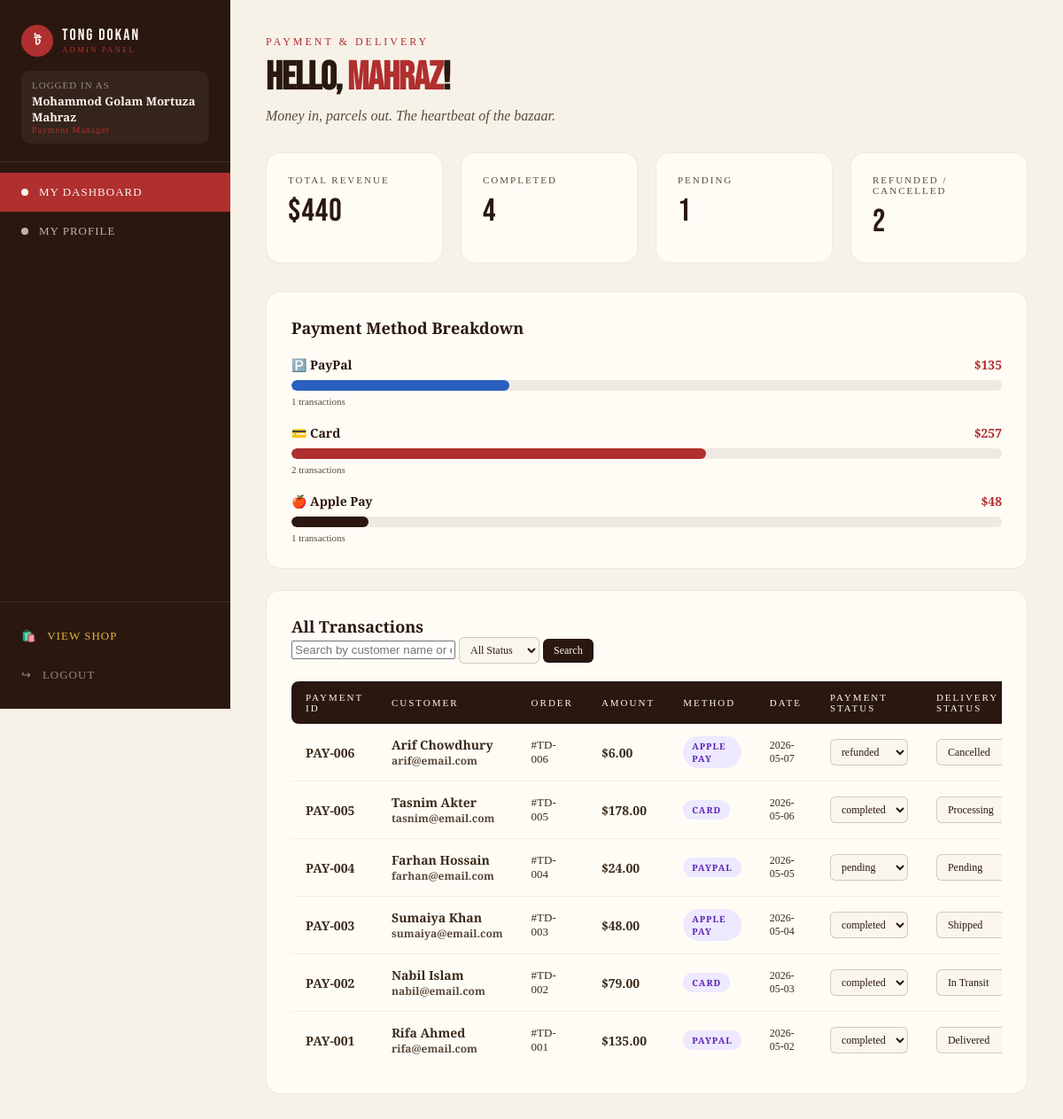
The app's page /dashboards/payment_delivery.php (signed in) with its own data.
### tables this page shows
CREATE TABLE payments (
    payment_id INT AUTO_INCREMENT PRIMARY KEY,
    order_id INT,
    amount DECIMAL(10,2) NOT NULL,
    method VARCHAR(40),
    status VARCHAR(20) DEFAULT 'pending',
    delivery_status VARCHAR(40),
    payment_date DATE,
    FOREIGN KEY (order_id) REFERENCES orders(order_id)
);

CREATE TABLE customers (
    customer_id INT AUTO_INCREMENT PRIMARY KEY,
    full_name VARCHAR(100) NOT NULL,
    email VARCHAR(100) UNIQUE NOT NULL,
    password VARCHAR(100) NOT NULL,
    phone VARCHAR(30),
    location VARCHAR(100),
    total_orders INT DEFAULT 0,
    total_spent DECIMAL(10,2) DEFAULT 0,
    status VARCHAR(20) DEFAULT 'active',
    joined_date DATE
);

### dashboards/payment_delivery.php (the view, shortened to what this page needs)
<?php
require_once '../db_connect.php';
$search = trim($_GET["search"] ?? "");
$status_filter = trim($_GET["status_filter"] ?? "all");
$sql = "SELECT p.*, o.shipping_address, o.status AS order_status, c.full_name, c.email
        FROM payments p
        LEFT JOIN orders o ON p.order_id = o.order_id
        LEFT JOIN customers c ON o.customer_id = c.customer_id";
$sql .= " ORDER BY p.payment_id DESC";
$stmt = $conn->prepare($sql);
$stmt->execute();
$payments = $stmt->get_result()->fetch_all(MYSQLI_ASSOC);
$all_payments = $conn->query("SELECT * FROM payments")->fetch_all(MYSQLI_ASSOC);
$total_revenue = 0;
$completed_count = 0;
$pending_count = 0;
$refunded_count = 0;
$cancelled_count = 0;
foreach ($all_payments as $p) {
    if ($p["status"] === "completed") {
        $completed_count++;
        $total_revenue += $p["amount"];
    }
    if ($p["status"] === "pending")  $pending_count++;
    if ($p["status"] === "refunded") $refunded_count++;
    if ($p["delivery_status"] === "Cancelled") $cancelled_count++;
}
$methods = ["PayPal", "Card", "Apple Pay"];
$method_data = [];
foreach ($methods as $m) {
    $count = 0; $total = 0;
    foreach ($all_payments as $p) {
        if ($p["method"] === $m && $p["status"] === "completed") {
            $count++;
            $total += $p["amount"];
        }
    }
    $method_data[] = ["method" => $m, "count" => $count, "total" => $total];
}
$active_page = "payment";
include '../includes/header.php';
?>
<div class="dash-header">
    <div class="dash-eyebrow">Payment & Delivery</div>
    <h1 class="dash-title">Hello, <span class="accent-red">Mahraz</span>!</h1>
    <p class="dash-sub">Money in, parcels out. The heartbeat of the bazaar.</p>
</div>
<div class="stat-grid">
    <div class="stat-card">
        <div class="stat-label">Total Revenue</div>
        <div class="stat-value accent-green">$<?= number_format($total_revenue, 0) ?></div>
    </div>
    <div class="stat-card">
        <div class="stat-label">Completed</div>
        <div class="stat-value accent-green"><?= $completed_count ?></div>
    </div>
    <div class="stat-card">
        <div class="stat-label">Pending</div>
        <div class="stat-value accent-yellow"><?= $pending_count ?></div>
    </div>
    <div class="stat-card">
        <div class="stat-label">Refunded / Cancelled</div>
        <div class="stat-value accent-red"><?= $refunded_count + $cancelled_count ?></div>
    </div>
</div>
<section class="dash-section">
    <h2 class="section-title">Payment Method Breakdown</h2>
    <div class="method-breakdown">
        <?php foreach ($method_data as $i => $m):
            $emoji = ["PayPal" => "🅿️", "Card" => "💳", "Apple Pay" => "🍎"][$m["method"]];
            $pct = $total_revenue > 0 ? ($m["total"] / $total_revenue * 100) : 0;
            $bar_colors = ["#2A5FBF", "#B02F2F", "#2A1810"];
        ?>
        <div class="method-row">
            <div class="method-header">
                <span class="method-name"><?= $emoji ?> <?= htmlspecialchars($m["method"]) ?></span>
                <span class="method-total accent-red">$<?= number_format($m["total"], 0) ?></span>
            </div>
            <div class="method-bar">
                <div class="method-bar-fill" style="width: <?= $pct ?>%; background: <?= $bar_colors[$i] ?>;"></div>
            </div>
            <div class="method-count muted small"><?= $m["count"] ?> transactions</div>
        </div>
        <?php endforeach; ?>
    </div>
</section>
<section class="dash-section">
    <div class="table-top-bar">
        <h2 class="section-title" style="margin:0;">All Transactions</h2>
        <form method="GET" class="search-filter-bar">
            <input type="text" name="search" value="<?= htmlspecialchars($search) ?>" placeholder="Search by customer name or email..." class="search-input" />
            <select name="status_filter" class="status-select">
                <option value="all"       <?= $status_filter === "all"       ? "selected" : "" ?>>All Status</option>
            </select>
            <button type="submit" class="dash-btn-small">Search</button>
        </form>
    </div>
<div class="table-wrap" style="margin-top:20px;">
        <table class="dash-table">
            <thead>
                <tr>
                    <th>Payment ID</th>
                    <th>Customer</th>
                    <th>Order</th>
                    <th>Amount</th>
                    <th>Method</th>
                    <th>Date</th>
                    <th>Payment Status</th>
                    <th>Delivery Status</th>
                </tr>
            </thead>
            <tbody>
                <?php foreach ($payments as $p):
                ?>
                <tr>
                    <td class="accent-red bold">PAY-<?= str_pad($p["payment_id"], 3, "0", STR_PAD_LEFT) ?></td>
                    <td class="bold"><?= htmlspecialchars($p["full_name"] ?? "—") ?>
                        <div class="muted small"><?= htmlspecialchars($p["email"] ?? "") ?></div>
                    </td>
                    <td class="muted">#TD-<?= str_pad($p["order_id"], 3, "0", STR_PAD_LEFT) ?></td>
                    <td class="bold">$<?= number_format($p["amount"], 2) ?></td>
                    <td><span class="badge badge-purple"><?= htmlspecialchars($p["method"]) ?></span></td>
                    <td class="muted small"><?= htmlspecialchars($p["payment_date"]) ?></td>
                    <td>
                        <form method="POST" style="display:flex; gap:4px; align-items:center;">
                            <select name="status" class="status-select" onchange="this.form.submit()">
                                <?php foreach (["completed", "pending", "refunded"] as $opt): ?>
                                    <option value="<?= $opt ?>" <?= $opt === $p["status"] ? "selected" : "" ?>><?= $opt ?></option>
                                <?php endforeach; ?>
                            </select>
                        </form>
                    </td>
                    <td>
                        <form method="POST" style="display:flex; gap:4px; align-items:center;">
                            <select name="delivery_status" class="status-select" onchange="this.form.submit()">
                                <?php foreach (["Pending", "Processing", "Shipped", "In Transit", "Delivered", "Cancelled"] as $opt): ?>
                                    <option value="<?= $opt ?>" <?= $opt === $p["delivery_status"] ? "selected" : "" ?>><?= $opt ?></option>
                                <?php endforeach; ?>
                            </select>
                        </form>
                    </td>
                </tr>
                <?php endforeach; ?>
            </tbody>
        </table>
    </div>
</section>
<?php
include '../includes/footer.php';
?>

### includes/header.php (shortened to what this page needs)
<?php
$current_role = $_SESSION["role"];
$staff_name   = $_SESSION["full_name"];
$active_page  = $active_page ?? "";
$in_dash = strpos($_SERVER["PHP_SELF"], "/dashboards/") !== false;
$root    = $in_dash ? "../" : "";
$dashDir = $in_dash ? ""    : "dashboards/";
$roleRoutes = [
    "Product Manager"  => "product_management.php",
    "Order Manager"    => "order_management.php",
    "Customer Manager" => "customer_management.php",
    "Staff Manager"    => "staff_management.php",
    "Payment Manager"  => "payment_delivery.php",
];
$myDashFile = $dashDir . ($roleRoutes[$current_role] ?? "product_management.php");
?>
<!DOCTYPE html>
<html lang="en">
<head>
<link rel="stylesheet" href="<?= $root ?>styles.css?v=<?= filemtime(__DIR__ . '/../styles.css') ?>" />
</head>
<body>
<div class="dashboard-layout">
    <aside class="dashboard-sidebar">
        <div class="sidebar-brand">
            <div class="sidebar-logo">
                <div class="logo-circle-small">
                    <span class="logo-bangla-small">ট</span>
                </div>
                <div>
                    <div class="sidebar-title">TONG DOKAN</div>
                    <div class="sidebar-sub">Admin Panel</div>
                </div>
            </div>
            <div class="sidebar-user">
                <div class="sidebar-user-label">Logged in as</div>
                <div class="sidebar-user-name"><?= htmlspecialchars($staff_name) ?></div>
                <div class="sidebar-user-role"><?= htmlspecialchars($current_role) ?></div>
            </div>
        </div>
        <nav class="sidebar-nav">
            <a href="<?= $myDashFile ?>" class="dashboard-tab <?= $active_page === 'dashboard' || in_array($active_page, ['product','order','customer','staff','payment']) ? 'active' : '' ?>">
                <span class="tab-dot"></span>
                <span class="tab-label">My Dashboard</span>
            </a>
            <a href="<?= $root ?>profile.php" class="dashboard-tab <?= $active_page === 'profile' ? 'active' : '' ?>">
                <span class="tab-dot"></span>
                <span class="tab-label">My Profile</span>
            </a>
        </nav>
        <div class="sidebar-bottom">
            <a href="<?= $root ?>index.php" class="dashboard-tab dashboard-tab-shop">
                <span>🛍️</span>
                <span class="tab-label">View Shop</span>
            </a>
            <a href="<?= $root ?>logout.php" class="dashboard-tab dashboard-tab-logout">
                <span>↪</span>
                <span class="tab-label">Logout</span>
            </a>
        </div>
    </aside>
    <main class="dashboard-main">

### includes/footer.php
    </main>
</div>
</body>
</html>

### records on screen
payments: payment_id "006", customers.full_name "Arif Chowdhury", customers.email "arif@email.com", order "006", amount "6.00", method "APPLE PAY", payment_date "2026-05-07", status "refunded", delivery_status "Cancelled"
payments: payment_id "005", customers.full_name "Tasnim Akter", customers.email "tasnim@email.com", order "005", amount "178.00", method "CARD", payment_date "2026-05-06", status "completed", delivery_status "Processing"
payments: payment_id "004", customers.full_name "Farhan Hossain", customers.email "farhan@email.com", order "004", amount "24.00", method "PAYPAL", payment_date "2026-05-05", status "pending", delivery_status "Pending"
payments: payment_id "003", customers.full_name "Sumaiya Khan", customers.email "sumaiya@email.com", order "003", amount "48.00", method "APPLE PAY", payment_date "2026-05-04", status "completed", delivery_status "Shipped"
payments: payment_id "002", customers.full_name "Nabil Islam", customers.email "nabil@email.com", order "002", amount "79.00", method "CARD", payment_date "2026-05-03", status "completed", delivery_status "In Transit"
payments: payment_id "001", customers.full_name "Rifa Ahmed", customers.email "rifa@email.com", order "001", amount "135.00", method "PAYPAL", payment_date "2026-05-02", status "completed", delivery_status "Delivered"

### other values on screen
$staff_name "Mohammod Golam Mortuza Mahraz"
$current_role "Payment Manager"
$total_revenue "440"
$completed_count "4"
$pending_count "1"
$refunded_count + $cancelled_count "2"
$emoji "🅿️"
$m["method"] "PayPal"
$m["total"] "135"
$m["count"] "1"
$emoji "💳"
$m["method"] "Card"
$m["total"] "257"
$m["count"] "2"
$emoji "🍎"
